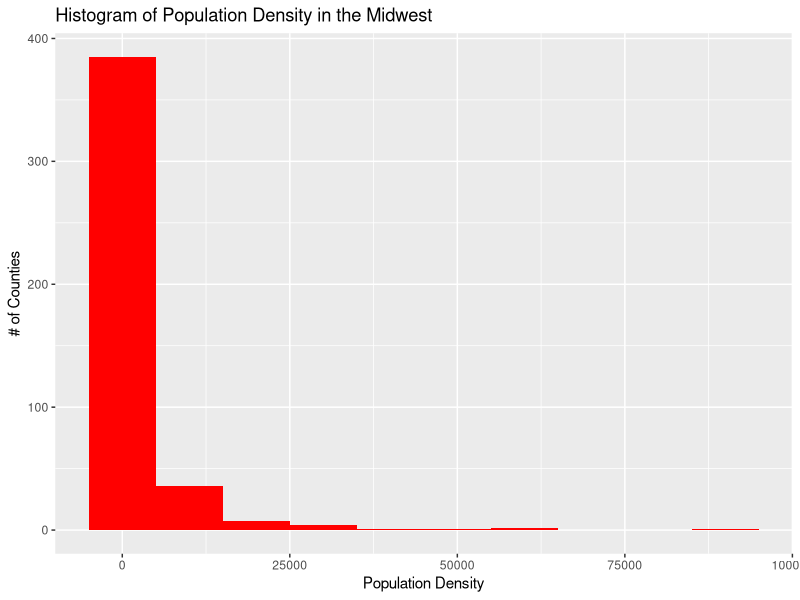
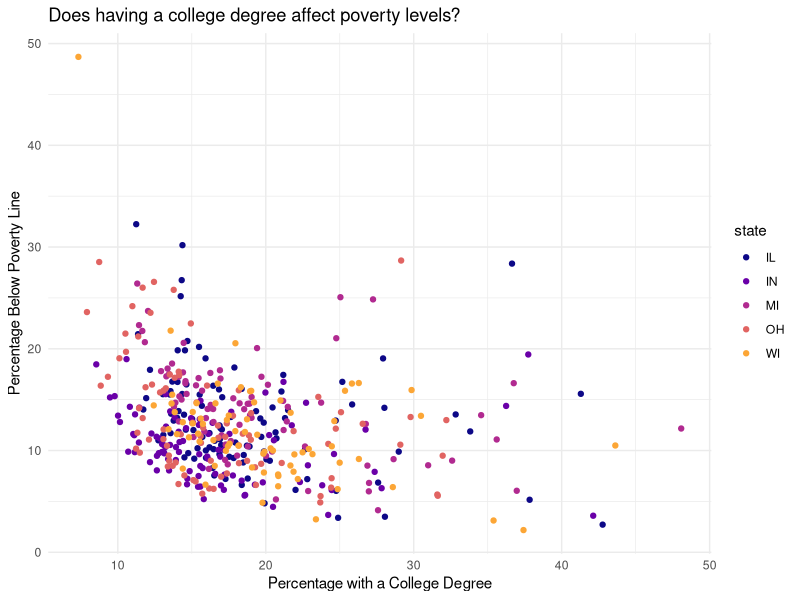
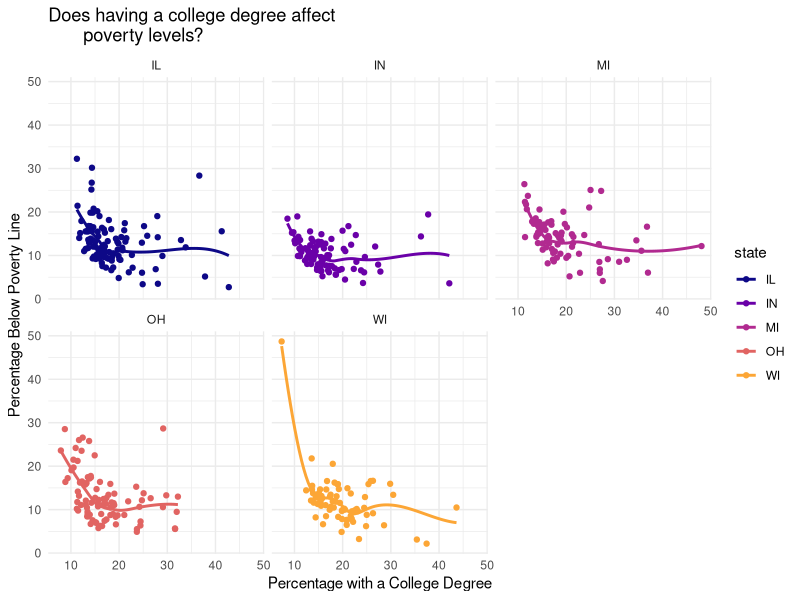
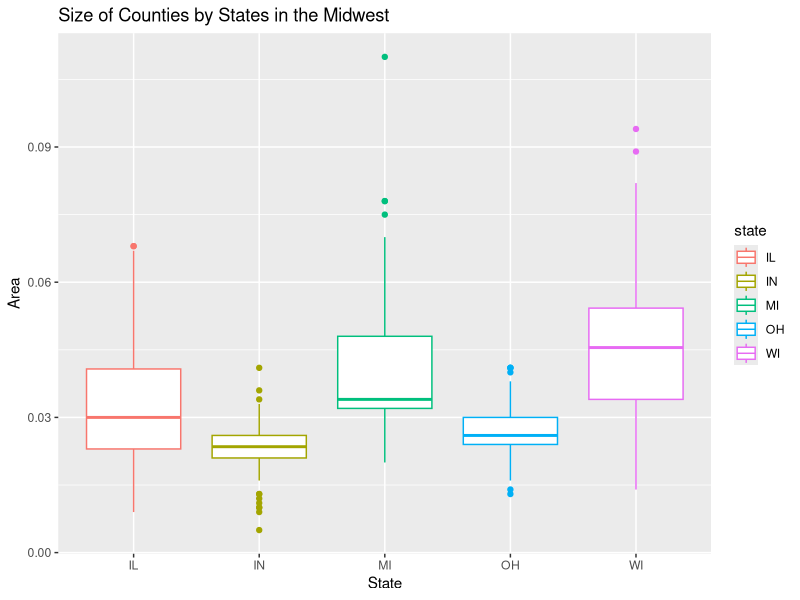
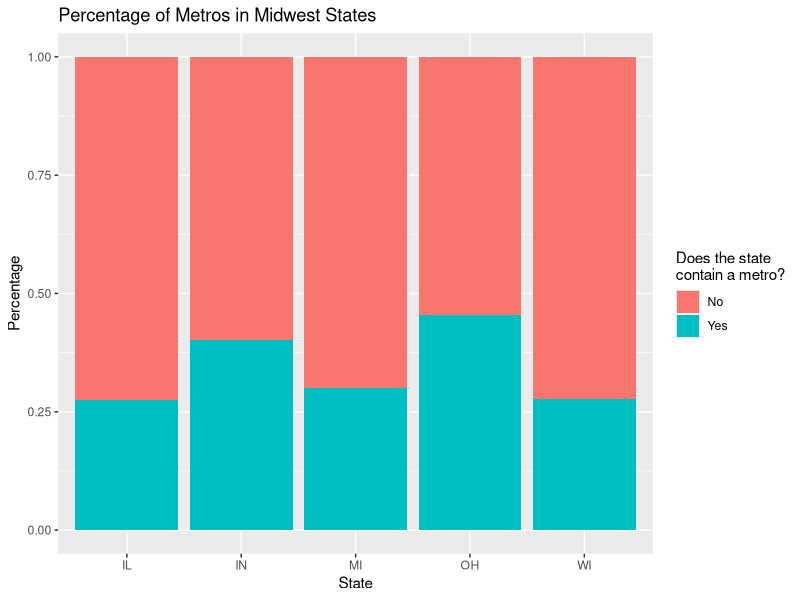
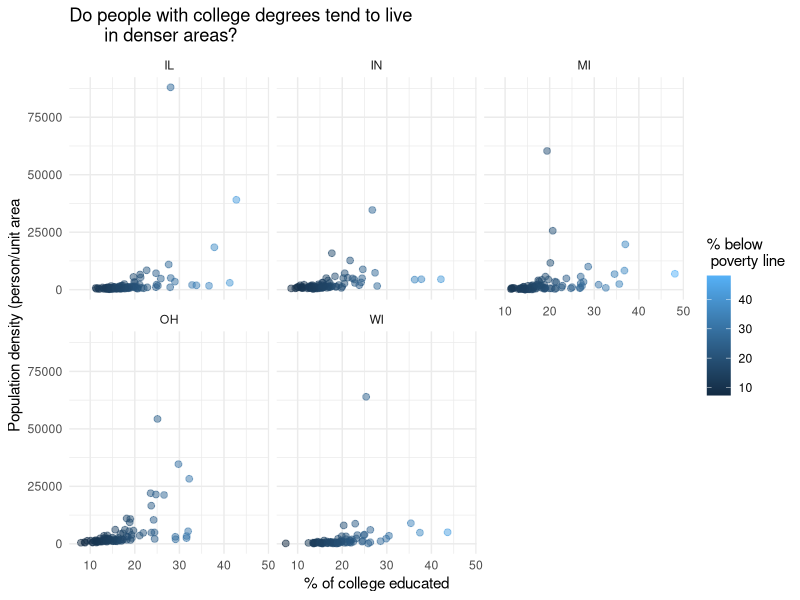

Source code (R) for these figures, in order:
## ---- chunk 1
#| label: load-packages
#| message: false

library(tidyverse)
library(viridis)
## ---- chunk 2
#this code takes a look at the 'midwest' data file 
#that we are working with

glimpse(midwest) #produces the figure below
view(midwest) #opens up a new window
## ---- chunk 3
#this creates a histogram for the counties in the 
#midwest based on population density 

ggplot(data = midwest, aes(x = popdensity)) +
  geom_histogram(binwidth = 10000, fill = "red") +
 labs(title = "Histogram of Population Density in the Midwest", 
      x= "Population Density", y = "# of Counties") 
## ---- chunk 4
#this code chunk creates a scatterplot that maps out the 
#percentage of individuals with a college degree 
#against the percentage of individuals under the poverty line

ggplot(data = midwest, aes(x = percollege, 
                           y = percbelowpoverty, color = state))+
  geom_point()+
  labs(title = "Does having a college degree affect poverty levels?", 
       y = "Percentage Below Poverty Line", 
       x = "Percentage with a College Degree") +
  scale_color_viridis_d(option = "C", end = 0.8) +
  theme_minimal() 
## ---- chunk 5
#this code chunk examines the relationship between 
#being under the poverty line and having a college 
#degree by state by creating a scatterplot

ggplot(data = midwest, aes(x = percollege, 
                           y = percbelowpoverty, 
                           color = state))+
  geom_point()+
  labs(title = "Does having a college degree affect 
       poverty levels?", y = "Percentage Below Poverty Line", 
       x = "Percentage with a College Degree") +
  facet_wrap(~state)+ 
  scale_color_viridis_d(option = "C", end = 0.8) +
  theme_minimal() +
  geom_smooth(se = FALSE)

## ---- chunk 6
#this code chunk creates a boxplot that shows the 
#area of different counties in the midwest based on state

ggplot(midwest, 
       aes(x = state, y = area, color = state)) +
  geom_boxplot() +
  labs(title = "Size of Counties by States in the Midwest", 
       x = "State", y = "Area")
  
## ---- chunk 7
#this code chunk was provided and rendered

midwest <- midwest |>
  mutate(metro = if_else(inmetro == 1, "Yes", "No"))
## ---- chunk 8
#this code chunk creates a bar graph of what percent 
#of the states in the Midwest contain metros

ggplot(midwest, aes(x=state, fill = metro))+
  geom_bar(position="fill")+
  labs(title = "Percentage of Metros in Midwest States", 
       y = "Percentage", x = "State", 
       fill = "Does the state \ncontain a metro?")
## ---- chunk 9
#this code chunk duplicates the scatterplot that we were provided

ggplot(data = midwest,
       aes(x= percollege , y=popdensity, color = percollege)) +
  geom_point(size = 2, alpha = 0.5) +
  labs(title = "Do people with college degrees tend to live 
       in denser areas?", color = "% below \n poverty line",
       x = "% of college educated", 
       y = "Population density (person/unit area") +
    facet_wrap(~state) +
  theme_minimal()
  
